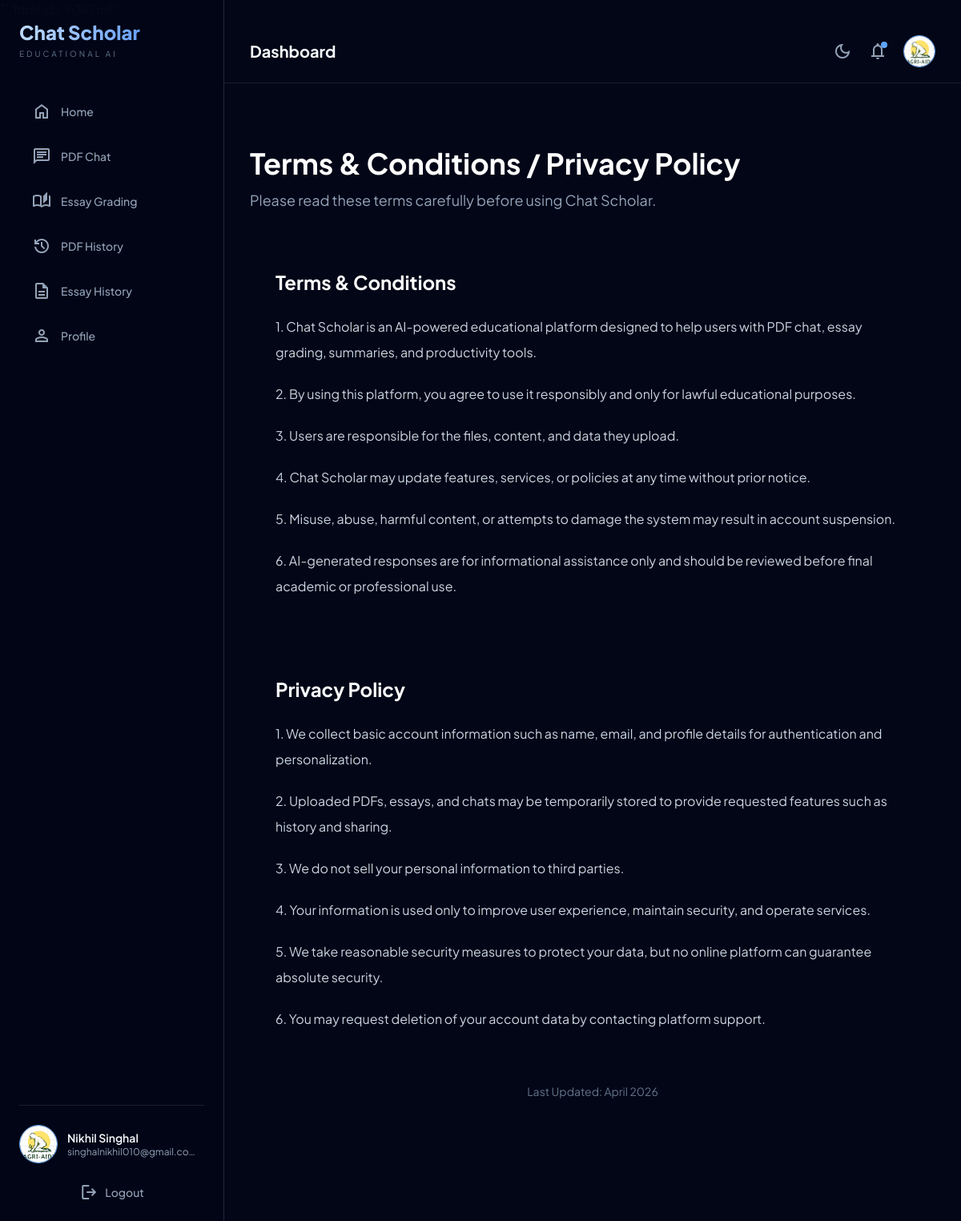
The page /terms (signed in) on the database its author committed.
### app1.py (models this page shows)
class User(db.Model, UserMixin):
    id = db.Column(db.Integer, primary_key=True)
    username = db.Column(db.String(50), unique=True, nullable=False)
    full_name = db.Column(db.String(100), nullable=False)
    email = db.Column(db.String(120), unique=True, nullable=False)
    password = db.Column(db.String(200), nullable=False)
    date_of_birth = db.Column(db.Date, nullable=True)
    is_verified = db.Column(db.Boolean, default=False)
    otp = db.Column(db.String(6), nullable=True)
    otp_expiry = db.Column(db.DateTime, nullable=True)
    created_at = db.Column(db.DateTime, default=datetime.datetime.now)
    profile_image = db.Column(db.String(200), default="default.png")
    bio = db.Column(db.String(300))
    college = db.Column(db.String(100))
    phone = db.Column(db.String(20))
    pdfs = db.relationship('PDFHistory', backref='user', lazy=True)
    chats = db.relationship('ChatHistory', backref='user', lazy=True)

### app1.py (the view)
@app.route('/terms')
def terms():
    return render_template('terms.html')

### app1.py (called while the page is built)
@login_manager.user_loader
def load_user(user_id):
    return User.query.get(int(user_id))

@app.context_processor
def inject_user():
    return dict(current_user=current_user)

@app.context_processor
def inject_notifications():
    if current_user.is_authenticated:
        notifications = Notification.query.filter_by(
            user_id=current_user.id
        ).order_by(Notification.created_at.desc()).limit(5).all()
        unread_count = Notification.query.filter_by(
            user_id=current_user.id,
            is_read=False
        ).count()
        return dict(
            notifications=notifications,
            unread_count=unread_count
        )
    return dict(
        notifications=[],
        unread_count=0
    )

### templates/terms.html (shortened to what this page needs)
{% extends "base.html" %}
{% block content %}
<div class="max-w-5xl mx-auto py-12">
    <div class="mb-10">
        <h1 class="text-4xl font-bold text-white mb-3">
            Terms & Conditions / Privacy Policy
        </h1>
        <p class="text-slate-400 text-lg">
            Please read these terms carefully before using Chat Scholar.
        </p>
    </div>
    <div class="bg-surface-container-highest rounded-3xl p-8 mb-8">
        <h2 class="text-2xl font-bold text-white mb-6">
            Terms & Conditions
        </h2>
        <div class="space-y-5 text-slate-300 leading-8">
            <p>
                1. Chat Scholar is an AI-powered educational platform designed to help users with PDF chat, essay grading, summaries, and productivity tools.
            </p>
            <p>
                2. By using this platform, you agree to use it responsibly and only for lawful educational purposes.
            </p>
            <p>
                3. Users are responsible for the files, content, and data they upload.
            </p>
            <p>
                4. Chat Scholar may update features, services, or policies at any time without prior notice.
            </p>
            <p>
                5. Misuse, abuse, harmful content, or attempts to damage the system may result in account suspension.
            </p>
            <p>
                6. AI-generated responses are for informational assistance only and should be reviewed before final academic or professional use.
            </p>
        </div>
    </div>
    <div class="bg-surface-container-highest rounded-3xl p-8 mb-8">
        <h2 class="text-2xl font-bold text-white mb-6">
            Privacy Policy
        </h2>
        <div class="space-y-5 text-slate-300 leading-8">
            <p>
                1. We collect basic account information such as name, email, and profile details for authentication and personalization.
            </p>
            <p>
                2. Uploaded PDFs, essays, and chats may be temporarily stored to provide requested features such as history and sharing.
            </p>
            <p>
                3. We do not sell your personal information to third parties.
            </p>
            <p>
                4. Your information is used only to improve user experience, maintain security, and operate services.
            </p>
            <p>
                5. We take reasonable security measures to protect your data, but no online platform can guarantee absolute security.
            </p>
            <p>
                6. You may request deletion of your account data by contacting platform support.
            </p>
        </div>
    </div>
    <div class="text-center text-slate-500 text-sm">
        Last Updated: April 2026
    </div>
</div>
{% endblock %}

### templates/base.html (shortened to what this page needs)
<!DOCTYPE html>
<html lang="en" id="html-root">
<head>
<script src="https://cdn.tailwindcss.com"></script>
</head>
<body class="bg-slate-950 text-white overflow-x-hidden transition-all duration-300">
<div class="flex min-h-screen">
    <aside class="fixed left-0 top-0 h-full w-[280px] bg-slate-950/95 backdrop-blur-xl border-r border-slate-800 z-50 flex flex-col p-6">
        <div class="mb-10">
            <h1 class="text-2xl font-extrabold bg-gradient-to-r from-blue-200 to-blue-500 bg-clip-text text-transparent">
            </h1>
            <p class="text-[10px] uppercase tracking-[0.3em] text-slate-500 mt-1">
                Educational AI
            </p>
        </div>
        <nav class="flex-1 space-y-2">
            <a href="{{ url_for('home') }}"
            class="flex items-center gap-3 px-4 py-3 rounded-xl text-slate-400 hover:text-white hover:bg-white/5 transition">
                <span class="material-symbols-outlined">home</span>
                <span class="text-sm font-medium">Home</span>
            </a>
            <a href="{{ url_for('pdf_chat') }}"
            class="flex items-center gap-3 px-4 py-3 rounded-xl text-slate-400 hover:text-white hover:bg-white/5 transition">
                <span class="material-symbols-outlined">chat</span>
                <span class="text-sm font-medium">PDF Chat</span>
            </a>
            <a href="{{ url_for('essay_rubric') }}"
            class="flex items-center gap-3 px-4 py-3 rounded-xl text-slate-400 hover:text-white hover:bg-white/5 transition">
                <span class="material-symbols-outlined">auto_stories</span>
                <span class="text-sm font-medium">Essay Grading</span>
            </a>
            <a href="{{ url_for('pdf_history') }}"
            class="flex items-center gap-3 px-4 py-3 rounded-xl text-slate-400 hover:text-white hover:bg-white/5 transition">
                <span class="material-symbols-outlined">history</span>
                <span class="text-sm font-medium">PDF History</span>
            </a>
            <a href="{{ url_for('essay_history') }}"
            class="flex items-center gap-3 px-4 py-3 rounded-xl text-slate-400 hover:text-white hover:bg-white/5 transition">
                <span class="material-symbols-outlined">description</span>
                <span class="text-sm font-medium">Essay History</span>
            </a>
            <a href="{{ url_for('profile') }}"
            class="flex items-center gap-3 px-4 py-3 rounded-xl text-slate-400 hover:text-white hover:bg-white/5 transition">
                <span class="material-symbols-outlined">person</span>
                <span class="text-sm font-medium">Profile</span>
            </a>
        </nav>
        {% if current_user.is_authenticated %}
        <div class="pt-6 border-t border-white/10">
            <a href="{{ url_for('profile') }}"
            class="flex items-center gap-3 hover:opacity-90 transition">
                <img
                src="{{ url_for('static', filename='uploads/' + (current_user.profile_image or 'default.png')) }}"
                class="w-12 h-12 rounded-full object-cover border border-blue-400">
                <div class="min-w-0">
                    <p class="text-sm font-semibold truncate">
                        {{ current_user.full_name }}
                    </p>
                    <p class="text-xs text-slate-400 truncate max-w-[160px]">
                        {{ current_user.email }}
                    </p>
                </div>
            </a>
            <div class="h-6"></div>
            <div class="flex justify-center">
                <a href="{{ url_for('logout') }}"
                class="flex items-center gap-2 text-slate-400 hover:text-white transition">
                    <span class="material-symbols-outlined">logout</span>
                    <span class="text-sm font-medium">Logout</span>
                </a>
            </div>
        </div>
        {% endif %}
    </aside>
    <div class="flex-1 ml-[280px]">
        <header class="h-20 border-b border-white/10 flex items-center justify-between px-8">
            <div>
                {% block page_heading %}
                <h2 class="text-xl font-bold">Dashboard</h2>
                {% endblock %}
            </div>
            <div class="flex items-center gap-5">
                <button onclick="toggleDark()"
                class="text-slate-400 hover:text-blue-300 transition">
                    <span class="material-symbols-outlined" id="theme-icon">dark_mode</span>
                </button>
                <button class="relative text-slate-400 hover:text-blue-300 transition">
                    <span class="material-symbols-outlined">notifications</span>
                    <span class="absolute top-0 right-0 w-2 h-2 bg-blue-400 rounded-full"></span>
                </button>
                {% if current_user.is_authenticated %}
                <a href="{{ url_for('profile') }}">
                    <img
                    src="{{ url_for('static', filename='uploads/' + (current_user.profile_image or 'default.png')) }}"
                    class="w-10 h-10 rounded-full object-cover border border-blue-400 hover:scale-105 transition">
                </a>
                {% endif %}
            </div>
        </header>
        <main class="p-8">
            {% block content %}{% endblock %}
        </main>
    </div>
</div>
</body>
</html>

### templates/base.html (style rules this page uses)
body { font-family:'Plus Jakarta Sans',sans-serif; }
.dark body { background:#020617; color:#f8fafc; }

### rows shown on the page
User: profile_image (picture), full_name "Nikhil Singhal", email "singhalnikhil010@gmail.co…"
